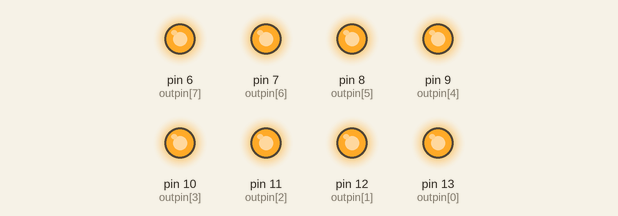
Recording of a sketch running on a simulated Arduino Uno, built with avr-gcc and run on an emulated ATmega328P. Parts: output pins drawn as LEDs (lit = HIGH).

Above: at 0.2 s.
At 5.0 s:
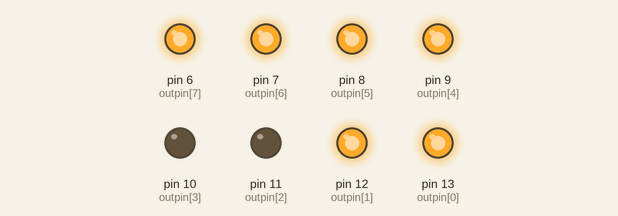
At 9.8 s:
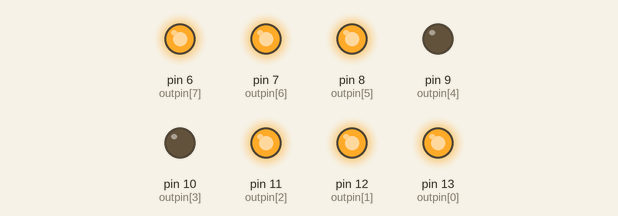
At 19.8 s:
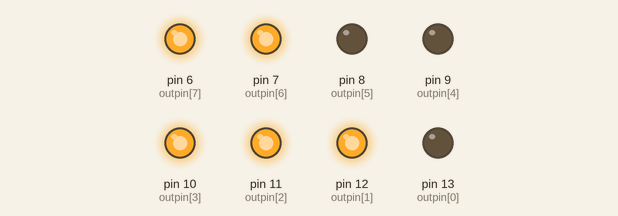
At 29.8 s:
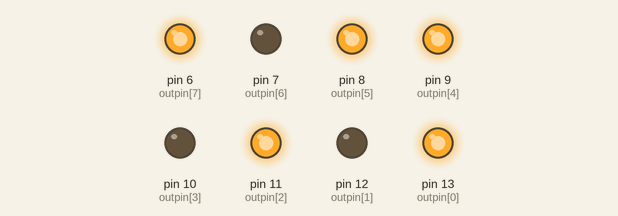
At 39.8 s:
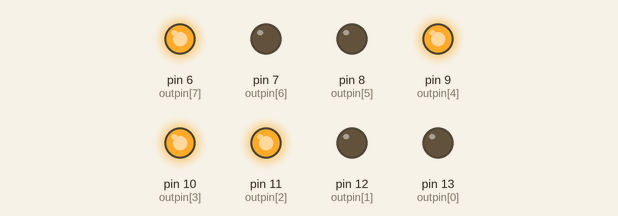
Timing chart, 0 to 40.0 s (numbered marks = the images above):
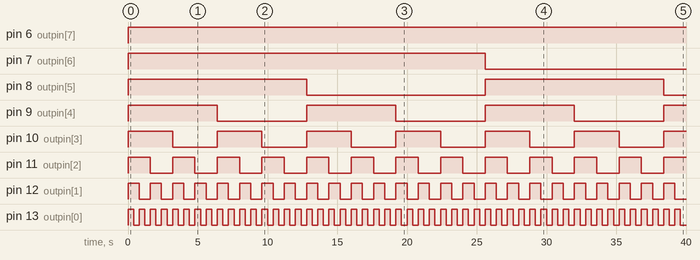

Measured:
- by itself, pin 6 (outpin[7]): LOW → HIGH at 0.00 s
- by itself, pin 7 (outpin[6]): LOW → HIGH at 0.00 s, → LOW 25.6 s later
- by itself, pin 8 (outpin[5]): alternates HIGH for 12.8 s and LOW for 12.8 s
- by itself, pin 9 (outpin[4]): alternates HIGH for 6.4 s and LOW for 6.4 s
- by itself, pin 10 (outpin[3]): alternates HIGH for 3.2 s and LOW for 3.2 s
- by itself, pin 11 (outpin[2]): alternates HIGH for 1.6 s and LOW for 1.6 s
- by itself, pin 12 (outpin[1]): alternates HIGH for 0.80 s and LOW for 0.80 s
- by itself, pin 13 (outpin[0]): alternates HIGH for 0.40 s and LOW for 0.40 s

The sketch:

Practica_6-1.ino
```cpp
int outpin[] = {13, 12, 11, 10, 9, 8, 7, 6};

void setup() {
  int i = 0;
  for (i = 0; i<8; i++)
    pinMode(outpin[i], OUTPUT);
}

void loop() {
 int i = 0, j = 0;

 for (i = 0; i < 256; i++){

  for (j = 0; j < 8; j++){

    if (((i >> j) & 1 ) == 1){
      digitalWrite(outpin[j], LOW);
    }
    else digitalWrite(outpin[j], HIGH);

  }

  delay(400);
 }
}
```
